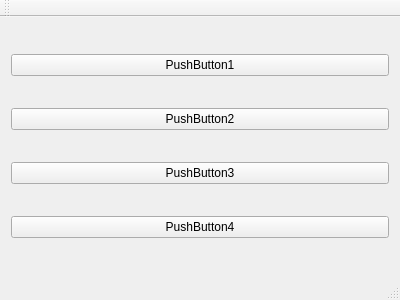
<?xml version="1.0" encoding="UTF-8"?>
<ui version="4.0">
 <class>MainWindow</class>
 <widget class="QMainWindow" name="MainWindow">
  <property name="geometry">
   <rect>
    <x>0</x>
    <y>0</y>
    <width>400</width>
    <height>300</height>
   </rect>
  </property>
  <property name="windowTitle">
   <string>MainWindow</string>
  </property>
  <widget class="QWidget" name="centralWidget">
   <layout class="QVBoxLayout" name="verticalLayout">
    <item>
     <widget class="QPushButton" name="pushButton_2">
      <property name="text">
       <string>PushButton1</string>
      </property>
     </widget>
    </item>
    <item>
     <widget class="QPushButton" name="pushButton_3">
      <property name="text">
       <string>PushButton2</string>
      </property>
     </widget>
    </item>
    <item>
     <widget class="QPushButton" name="pushButton">
      <property name="text">
       <string>PushButton3</string>
      </property>
     </widget>
    </item>
    <item>
     <widget class="QPushButton" name="pushButton_4">
      <property name="text">
       <string>PushButton4</string>
      </property>
     </widget>
    </item>
   </layout>
  </widget>
  <widget class="QMenuBar" name="menuBar">
   <property name="geometry">
    <rect>
     <x>0</x>
     <y>0</y>
     <width>400</width>
     <height>27</height>
    </rect>
   </property>
  </widget>
  <widget class="QToolBar" name="mainToolBar">
   <attribute name="toolBarArea">
    <enum>TopToolBarArea</enum>
   </attribute>
   <attribute name="toolBarBreak">
    <bool>false</bool>
   </attribute>
  </widget>
  <widget class="QStatusBar" name="statusBar"/>
 </widget>
 <layoutdefault spacing="6" margin="11"/>
 <resources/>
 <connections/>
</ui>
